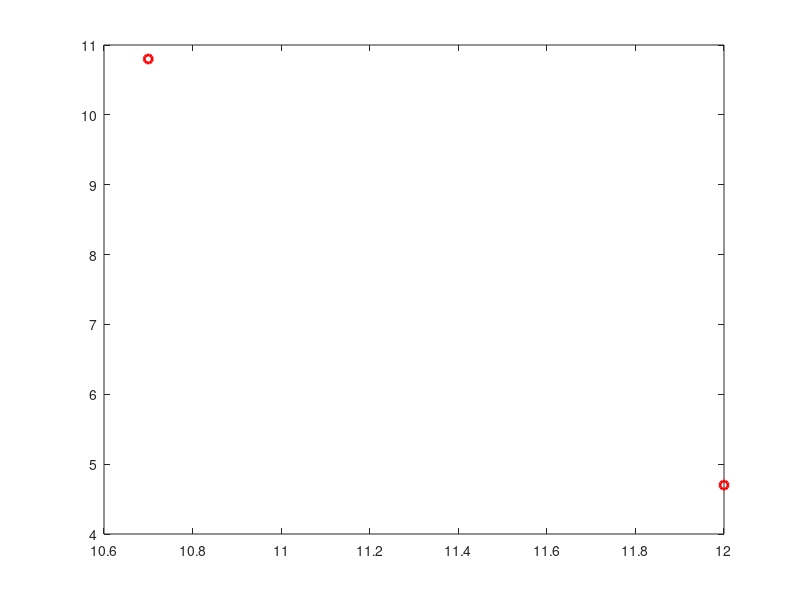

Reproduce this figure in MATLAB. (Note: this script raises an error after producing the figure.)
clc;
clear;
close all;
data = importdata('input3.txt', ' ') ; 
N= data(1);

for i=1:N
    A(i,1)=data(4*i-2);
    A(i,2)=data(4*i-1);   % save point of obstacle
    A(i,3)=data(4*i);
    A(i,4)=data(4*i+1);
end

S=[data(N*4+2),data(N*4+3)];
F=[data(N*4+4),data(N*4+5)];      % save start and end point
start=S;
final=F;

plot([S(1),F(1)],[S(2),F(2)],'ro','LineWidth',2);
hold on

k=0; % polynomyial
B=A;
L=1;
while size(B,1)~=0             % organize obstacle and formation ross
    value=true;
    k=k+1;
    obs{k}(:,1)=[B(1,1);B(1,2)];
    obs{k}(:,2)=[B(1,3);B(1,4)];
    R(L,:)=[B(1,1);B(1,2)];
    L=L+1;
    R(L,:)=[B(1,3);B(1,4)];
     L=L+1;
    c1=B(1,1);
    c2=B(1,2);
    c3=B(1,3);
    c4=B(1,4);
    r=3;
    B(1,:)=[];
  
   while value==true && size(B,1)~=0
    for j=1:size(B,1)
        if (c3==B(j,1)) && (c4==B(j,2))
                
                obs{k}(:,r)=[B(j,3);B(j,4)];
                c1=B(j,1);
                c2=B(j,2);
                c3=B(j,3);
                c4=B(j,4);

                R(L,:)=[B(j,3);B(j,4)];
                L=L+1;
                B(j,:)=[];
                r=r+1;
                break
           
        elseif c3==B(j,3) && c4==B(j,4) 
                obs{k}(:,r)=[B(j,1);B(j,2)];
                c1=B(j,3);
                c2=B(j,4);
                c3=B(j,1);
                c4=B(j,2);
                R(L,:)=[B(j,1);B(j,2)];
                L=L+1;
                
                B(j,:)=[];
                r=r+1;
                break
        elseif j==size(B,1)
            value=false ;
   
        end

    end
  
   end

   s=size(R,1);
   R(s,:)=[];
   L=L-1;

end

R=cat(1,R,S) ;
R=cat(1,R,F) ;

n_obs=size(obs,2);
K=1;
for i=1:n_obs     % formation all side obs
    edj=size(obs{i},2)-1;
    for j=1:edj
        for q=1:edj
           if j==q
               continue
           end
           
           yall_obs(k,:)=[obs{i}(1,j),obs{i}(2,j),obs{i}(1,q),obs{i}(2,q)];
           k=k+1;
        end
    end
end
yall_obs(1,:)=[];
yall_obs(1,:)=[];
Yall=zeros(size(R,1),size(R,1));
for i=1:(size(R,1))       %recognize possible yall
    for j=1:(size(R,1))
        value=fun(R(i,:),R(j,:),yall_obs);
        Yall(i,j)=value;
    end
end
number_p=size(R,1);
value=ones(number_p,1)*inf;
value(number_p)=0;

path_1=[number_p] ;
j=1 ;

Yall2=Yall;
while j~=number_p    %dikestra
  min=1000;  
  for i=1:number_p
    if Yall2(path_1(j),i)~=0
        t=value(path_1(j))+ Yall2(path_1(j),i);
        if t<value(i)
            value(i)=t;
        end
        
        if value(i)<min
            min=value(i);
            next=i;
            
        end
    
    end

  end
  path_1=cat(2,path_1,next);
 
  for k=1:number_p
      Yall2(path_1(j),k)=0;
      Yall2(k,path_1(j))=0;
  end
  j=j+1;
end


final_path=[number_p-1];
j=1;

while final_path(j)~=number_p
    for i=1:number_p
        if (value(final_path(j))==(value(i)+Yall(final_path(j),i))) && Yall(final_path(j),i)~=0
           
           next=i;
           final_path=cat(2,final_path,next);
           plot([R(final_path(j),1),R(next,1)],[R(final_path(j),2),R(next,2)],'b','LineWidth',2);
           j=j+1;
           hold on
           break
        end
    end
end

for i=1:n_obs
    o=polyshape(obs{i}(1,:),obs{i}(2,:));
    plot(o);
    hold on
end

